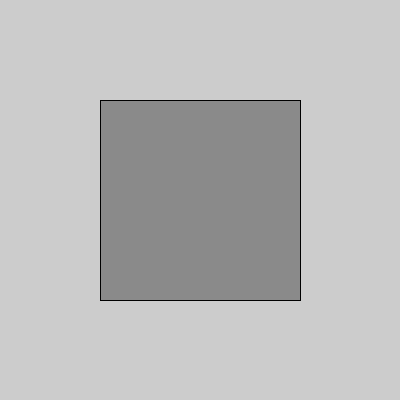
Frame 1 (no input)
Frame 60 (the mouse pressed at the canvas centre just before this capture): identical to frame 1, image omitted
Frame 120 (the mouse held since frame 60 and released just before this capture): identical to frame 1, image omitted

The Processing sketch that drew this single still picture (run headless with seeded random() and noise(); from frame 60 on, the mouse is pressed at the canvas centre):

// Processing sketch: ej02_isabella
// ── ej02_isabella.pde

// 2a. armar un array de 100 posiciones, con valores aleatorios de color (0-255) --> int grises o color rgb
// 2b. aplicarlos a una figura que vaya cambiando el color (recorriendo el arreglo).

// Isabella

int[]colores;

void setup() {
  size(400, 400);
  colores=new int[100];
  rectMode(CENTER);

  for (int i=0; i<100; i++) {
    colores[i] = int(random(0, 255));
  }
}

void draw() {
  for (int i=0; i<100; i++) {
    //colores[i] = int(random(0, 255));  //va en setup
    fill(colores[i]);
    rect(width/2, height/2, 200, 200);
    println(colores[i]);
  }
  
  // for no es la manera de resolver este ejercicio
  // así solo veríamos el último color
}
